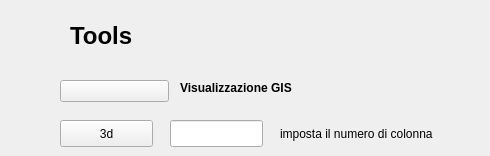
       <widget class="QWidget" name="tab_2">
        <attribute name="title">
         <string>Tool</string>
        </attribute>
        <widget class="QLabel" name="label_75">
         <property name="geometry">
          <rect>
           <x>70</x>
           <y>21</y>
           <width>396</width>
           <height>29</height>
          </rect>
         </property>
         <property name="minimumSize">
          <size>
           <width>396</width>
           <height>0</height>
          </size>
         </property>
         <property name="font">
          <font>
           <pointsize>18</pointsize>
           <weight>75</weight>
           <bold>true</bold>
          </font>
         </property>
         <property name="text">
          <string>Tools</string>
         </property>
        </widget>
        <widget class="QLabel" name="label_76">
         <property name="geometry">
          <rect>
           <x>180</x>
           <y>80</y>
           <width>161</width>
           <height>16</height>
          </rect>
         </property>
         <property name="font">
          <font>
           <weight>75</weight>
           <bold>true</bold>
          </font>
         </property>
         <property name="text">
          <string>Visualizzazione GIS</string>
         </property>
        </widget>
        <widget class="QToolButton" name="toolButtonGis">
         <property name="geometry">
          <rect>
           <x>60</x>
           <y>80</y>
           <width>109</width>
           <height>22</height>
          </rect>
         </property>
         <property name="minimumSize">
          <size>
           <width>109</width>
           <height>0</height>
          </size>
         </property>
         <property name="toolTip">
          <string/>
         </property>
         <property name="text">
          <string/>
         </property>
         <property name="icon">
          <iconset>
           <normaloff>:/icons/GIS.png</normaloff>:/images/GIS.png</iconset>
         </property>
         <property name="shortcut">
          <string>Ctrl+G</string>
         </property>
         <property name="checkable">
          <bool>true</bool>
         </property>
         <property name="checked">
          <bool>false</bool>
         </property>
         <property name="toolButtonStyle">
          <enum>Qt::ToolButtonTextOnly</enum>
         </property>
         <property name="arrowType">
          <enum>Qt::NoArrow</enum>
         </property>
        </widget>
        <widget class="QPushButton" name="tre_d">
         <property name="geometry">
          <rect>
           <x>60</x>
           <y>120</y>
           <width>93</width>
           <height>27</height>
          </rect>
         </property>
         <property name="text">
          <string>3d</string>
         </property>
        </widget>
        <widget class="QLineEdit" name="tab_5">
         <property name="geometry">
          <rect>
           <x>170</x>
           <y>120</y>
           <width>93</width>
           <height>27</height>
          </rect>
         </property>
        </widget>
        <widget class="QLabel" name="label_49">
         <property name="geometry">
          <rect>
           <x>280</x>
           <y>120</y>
           <width>201</width>
           <height>27</height>
          </rect>
         </property>
         <property name="text">
          <string>imposta il numero di colonna</string>
         </property>
        </widget>
       </widget>
